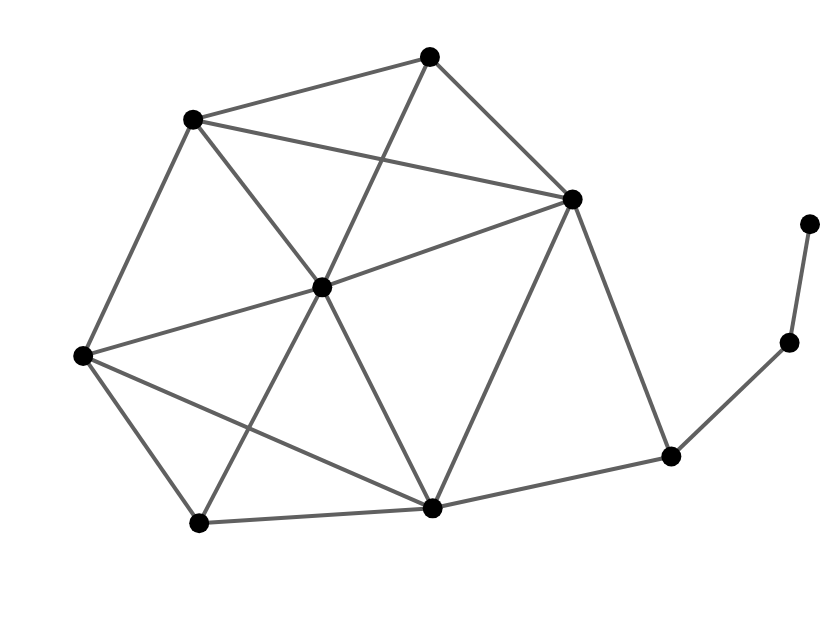

The notebook cell saved with this chart:
### Code cell
G = nx.krackhardt_kite_graph()

chart = alph(G)

chart.configure_view(strokeWidth=0).properties(width=400, height=300)

### Figure 1 — Vega-Lite specification as saved in the notebook (floating-point values rounded to 4 significant figures)
{"$schema": "https://vega.github.io/schema/vega-lite/v4.17.0.json", "config": {"view": {"continuousHeight": 300, "continuousWidth": 400, "strokeWidth": 0}}, "datasets": {"data-a51b6582697bd04599e5f2760968ffcb": [{"edge": 0, "pair": [0, 1], "source": 0, "target": 1, "x": 183.1, "y": 490.3}, {"edge": 0, "pair": [0, 1], "source": 0, "target": 1, "x": 73.2, "y": 254.1}, {"edge": 1, "pair": [0, 2], "source": 0, "target": 2, "x": 183.1, "y": 490.3}, {"edge": 1, "pair": [0, 2], "source": 0, "target": 2, "x": 419.9, "y": 552.9}, {"edge": 2, "pair": [0, 3], "source": 0, "target": 3, "x": 183.1, "y": 490.3}, {"edge": 2, "pair": [0, 3], "source": 0, "target": 3, "x": 312.3, "y": 322.6}, {"edge": 3, "pair": [0, 5], "source": 0, "target": 5, "x": 183.1, "y": 490.3}, {"edge": 3, "pair": [0, 5], "source": 0, "target": 5, "x": 562.6, "y": 410.5}, {"edge": 4, "pair": [1, 3], "source": 1, "target": 3, "x": 73.2, "y": 254.1}, {"edge": 4, "pair": [1, 3], "source": 1, "target": 3, "x": 312.3, "y": 322.6}, {"edge": 5, "pair": [1, 4], "source": 1, "target": 4, "x": 73.2, "y": 254.1}, {"edge": 5, "pair": [1, 4], "source": 1, "target": 4, "x": 189.2, "y": 86.84}, {"edge": 6, "pair": [1, 6], "source": 1, "target": 6, "x": 73.2, "y": 254.1}, {"edge": 6, "pair": [1, 6], "source": 1, "target": 6, "x": 422.7, "y": 101.7}, {"edge": 7, "pair": [2, 3], "source": 2, "target": 3, "x": 419.9, "y": 552.9}, {"edge": 7, "pair": [2, 3], "source": 2, "target": 3, "x": 312.3, "y": 322.6}, {"edge": 8, "pair": [2, 5], "source": 2, "target": 5, "x": 419.9, "y": 552.9}, {"edge": 8, "pair": [2, 5], "source": 2, "target": 5, "x": 562.6, "y": 410.5}, {"edge": 9, "pair": [3, 4], "source": 3, "target": 4, "x": 312.3, "y": 322.6}, {"edge": 9, "pair": [3, 4], "source": 3, "target": 4, "x": 189.2, "y": 86.84}, {"edge": 10, "pair": [3, 5], "source": 3, "target": 5, "x": 312.3, "y": 322.6}, {"edge": 10, "pair": [3, 5], "source": 3, "target": 5, "x": 562.6, "y": 410.5}, {"edge": 11, "pair": [3, 6], "source": 3, "target": 6, "x": 312.3, "y": 322.6}, {"edge": 11, "pair": [3, 6], "source": 3, "target": 6, "x": 422.7, "y": 101.7}, {"edge": 12, "pair": [4, 6], "source": 4, "target": 6, "x": 189.2, "y": 86.84}, {"edge": 12, "pair": [4, 6], "source": 4, "target": 6, "x": 422.7, "y": 101.7}, {"edge": 13, "pair": [5, 6], "source": 5, "target": 6, "x": 562.6, "y": 410.5}, {"edge": 13, "pair": [5, 6], "source": 5, "target": 6, "x": 422.7, "y": 101.7}, {"edge": 14, "pair": [5, 7], "source": 5, "target": 7, "x": 562.6, "y": 410.5}, {"edge": 14, "pair": [5, 7], "source": 5, "target": 7, "x": 661.3, "y": 153.6}, {"edge": 15, "pair": [6, 7], "source": 6, "target": 7, "x": 422.7, "y": 101.7}, {"edge": 15, "pair": [6, 7], "source": 6, "target": 7, "x": 661.3, "y": 153.6}, {"edge": 16, "pair": [7, 8], "source": 7, "target": 8, "x": 661.3, "y": 153.6}, {"edge": 16, "pair": [7, 8], "source": 7, "target": 8, "x": 779.6, "y": 267.1}, {"edge": 17, "pair": [8, 9], "source": 8, "target": 9, "x": 779.6, "y": 267.1}, {"edge": 17, "pair": [8, 9], "source": 8, "target": 9, "x": 800, "y": 385.8}], "data-d65f948b474b0ef38264c5399a9e6584": [{"__node_r": 5, "__node_size": 100, "x": 183.1, "y": 490.3}, {"__node_r": 5, "__node_size": 100, "x": 73.2, "y": 254.1}, {"__node_r": 5, "__node_size": 100, "x": 419.9, "y": 552.9}, {"__node_r": 5, "__node_size": 100, "x": 312.3, "y": 322.6}, {"__node_r": 5, "__node_size": 100, "x": 189.2, "y": 86.84}, {"__node_r": 5, "__node_size": 100, "x": 562.6, "y": 410.5}, {"__node_r": 5, "__node_size": 100, "x": 422.7, "y": 101.7}, {"__node_r": 5, "__node_size": 100, "x": 661.3, "y": 153.6}, {"__node_r": 5, "__node_size": 100, "x": 779.6, "y": 267.1}, {"__node_r": 5, "__node_size": 100, "x": 800, "y": 385.8}]}, "height": 300, "layer": [{"data": {"name": "data-a51b6582697bd04599e5f2760968ffcb"}, "encoding": {"color": {"value": "#606060"}, "detail": {"field": "edge", "type": "quantitative"}, "opacity": {"value": 1}, "strokeWidth": {"value": 2}, "x": {"axis": {"domain": false, "grid": false, "labels": false, "ticks": false, "title": ""}, "field": "x", "type": "quantitative"}, "y": {"axis": {"domain": false, "grid": false, "labels": false, "ticks": false, "title": ""}, "field": "y", "type": "quantitative"}}, "mark": "line"}, {"data": {"name": "data-d65f948b474b0ef38264c5399a9e6584"}, "encoding": {"fill": {"value": "#000"}, "opacity": {"value": 1}, "size": {"value": 100}, "stroke": {"value": "#565656"}, "strokeWidth": {"value": 0}, "tooltip": [], "x": {"axis": {"domain": false, "grid": false, "labels": false, "ticks": false, "title": ""}, "field": "x", "type": "quantitative"}, "y": {"axis": {"domain": false, "grid": false, "labels": false, "ticks": false, "title": ""}, "field": "y", "type": "quantitative"}}, "mark": "circle"}], "resolve": {"scale": {"color": "independent", "fill": "independent", "opacity": "independent", "size": "independent", "strokeWidth": "independent"}}, "width": 400}
